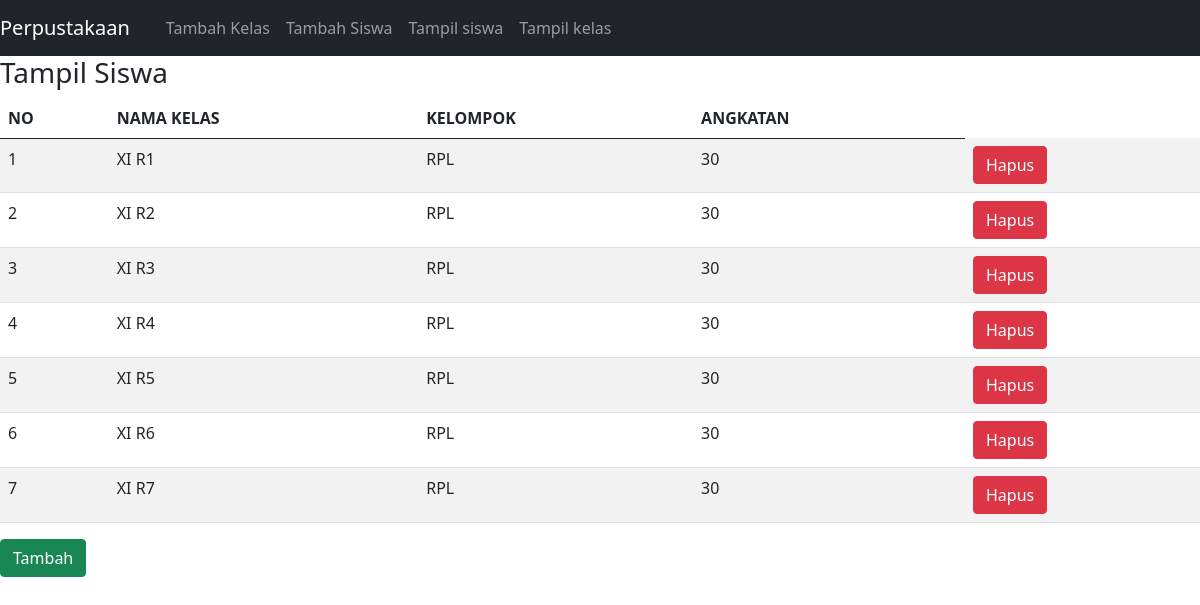
Page /tampil_kelas.php (signed in) on the committed database.
### tables this page shows
CREATE TABLE `kelas` (
  `id_kelas` int(11) NOT NULL,
  `nama_kelas` varchar(20) NOT NULL,
  `kelompok` varchar(20) NOT NULL,
  `angkatan` int(100) NOT NULL
);

### tampil_kelas.php (the view)
<?php include "navbar.php";?>
    <h3>Tampil Siswa</h3>
    <table class="table table-hover table-striped">
        <thead>
            <tr>
                <th>NO</th>
                <th>NAMA KELAS</th>
                <th>KELOMPOK</th>
                <th>ANGKATAN</th>
            </tr>
        </thead>
        <tbody>
            <?php
                include "koneksi.php";
                $qry_kelas=mysqli_query($conn, "select * from kelas");
                $no=0;
                while($data_kelas=mysqli_fetch_array($qry_kelas)){
                    $no++;?>
                    <tr>
                        <td><?=$no?></td>
                        <td><?=$data_kelas['nama_kelas']?></td>
                        <td><?=$data_kelas['kelompok']?></td>
                        <td><?=$data_kelas['angkatan']?></td>
                        <td>
                            <a href="hapus_kelas.php?id_kelas=<?=$data_kelas['id_kelas']?>"onclick="return confirm('Apakah anda yakin menghapus data ini ? ')" class="btn btn-danger">Hapus</a>
                        </td>
                    </tr>
                <?php
                }
            ?>
        </tbody>
    </table>
    <a href="tambah_kelas.php" class="btn btn-success">Tambah</a>

### rows in the picture
kelas: nama_kelas "XI R1", kelompok "RPL", angkatan "30"
kelas: nama_kelas "XI R2", kelompok "RPL", angkatan "30"
kelas: nama_kelas "XI R3", kelompok "RPL", angkatan "30"
kelas: nama_kelas "XI R4", kelompok "RPL", angkatan "30"
kelas: nama_kelas "XI R5", kelompok "RPL", angkatan "30"
kelas: nama_kelas "XI R6", kelompok "RPL", angkatan "30"
kelas: nama_kelas "XI R7", kelompok "RPL", angkatan "30"
